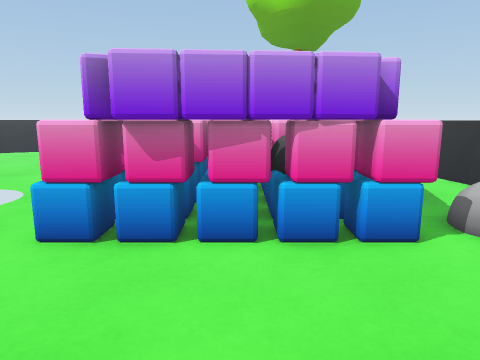
View 1 (above)

17 first-person views from a walk through a Unity game level. The camera is 1.2 m above the floor, tilts 10° down and sees 70° across. The floor is counted in squares, 0.5 m on a side. Each view is taken from the middle of a square. On the plan, view 1 faces up. The plan holds only what a view shows up to about 20 squares ahead; the rest is blank. The place goes on beyond the plan.

View 2
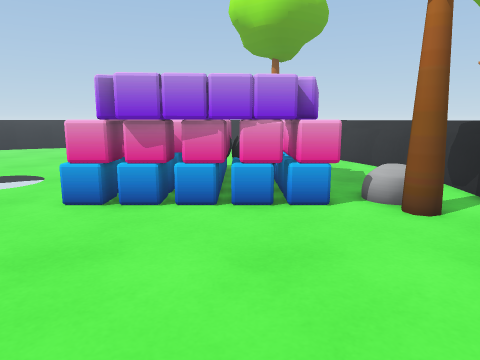

View 3
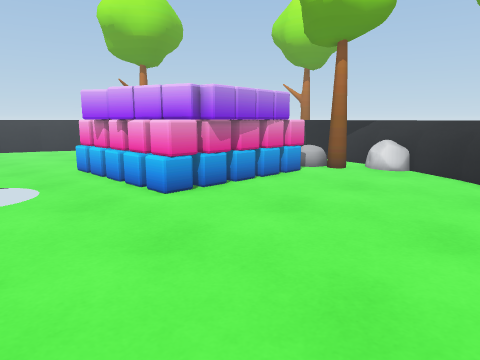

View 4
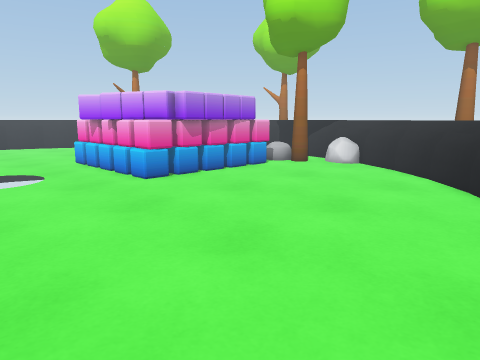

View 5
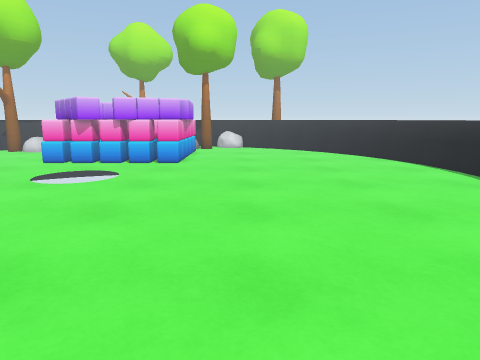

View 6
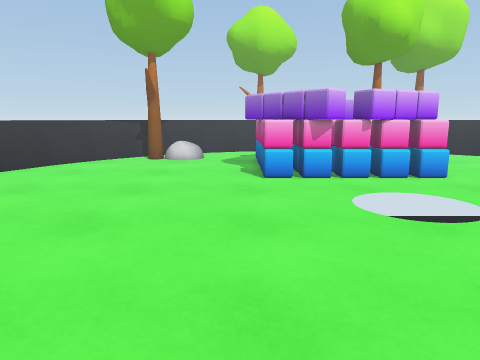

View 7
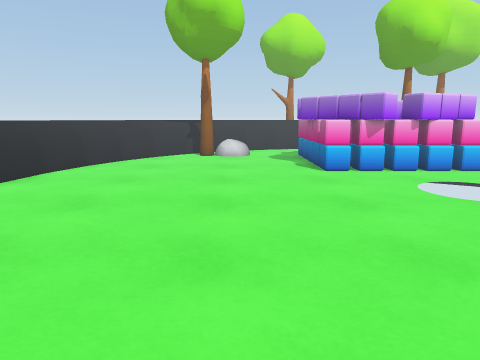

View 8
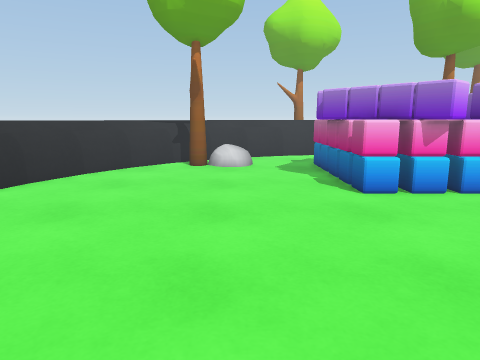

View 9
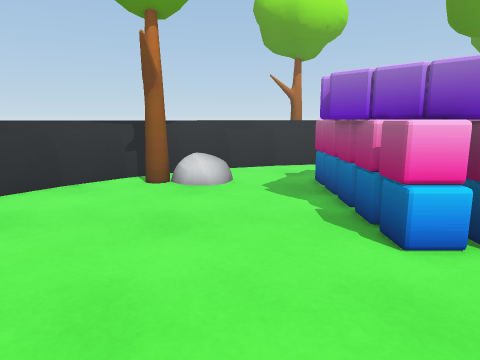

View 10
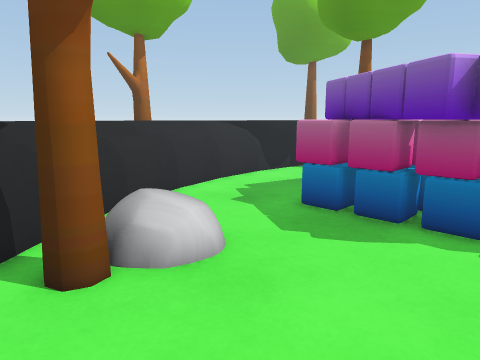

View 11
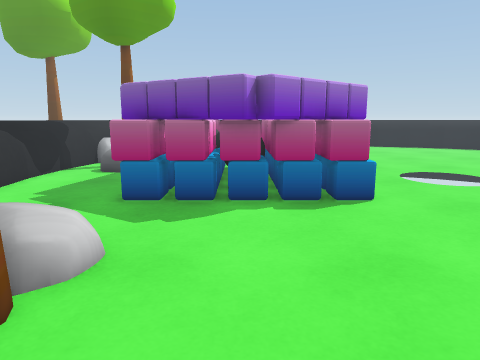

View 12
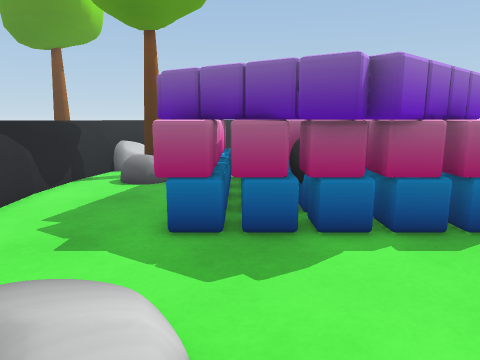

View 13
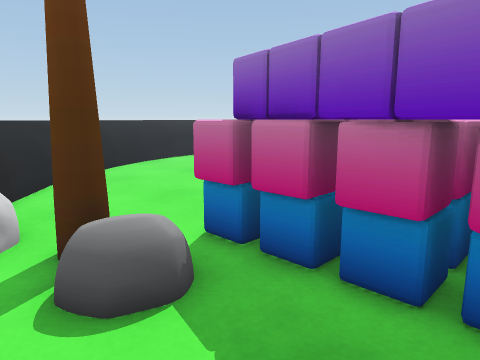

View 14
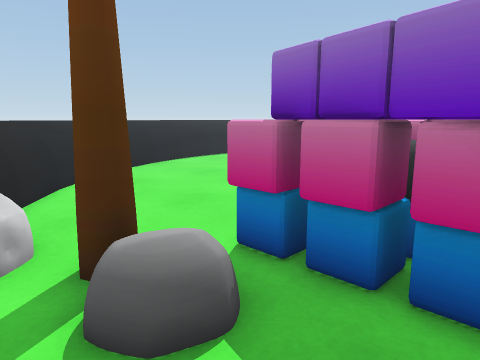

View 15
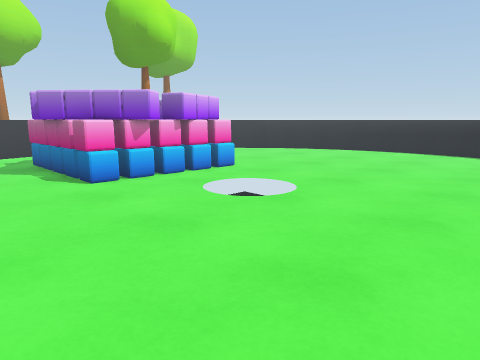

View 16
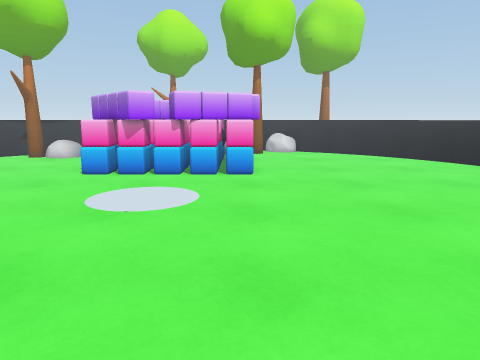

View 17
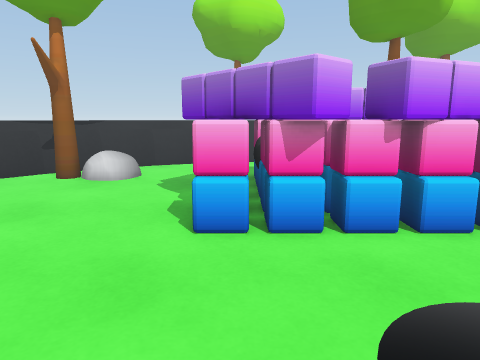

### Floor plan
Key: @ floor where view 1 was taken; # wall or solid block; . main floor; : floor 0.25 m higher than the main floor; + floor 0.5 m higher than the main floor; = window, fence, low wall or low ledge; ^ raised ledge; v drop or lower ground; T tree; B ball; R rock; O other object.
Columns run from 23 left of view 1 to 10 right of it. Each row starts with its distance up from view 1.
 28                  ^^^^^^
 27                 ====^^^^^
 26               ......===^^^
 25             ..........==^^^
 24            .............==^^
 23          .................=^^
 22         ...................=^^
 21       ....................T#=^^
 20       ....................TT==^^
 19       ....................O #=^^
 18    .  ....................O  .=^^
 17       ........................=^^
 16       .........................=^^
 15      .................OO.......=^^
 14        ............OOOOOOOOO...=^^
 13        ............OOOOBOOOO...==^
 12        .......==...OOOBBBOOO....=^
 11        ......v vv..OOO  OOOO....=^
 10        ......v  v..OOOOOOOOO....=^
  9        ......v  v..OOOOOBBOO....=^
  8       ........==...OOOOOBBOO.+..=^
  7     ...............OOOOOOOOO:+.==^
  6    ................OOOOOOOO.TT.=^^
  5    ..........................T.#^^
  4    ...........................R#^^
  3 .  ...........................#^^
  2    ...........................=^^
  1    ..........................=^^
  0    ....................@....==^
 -1      .......................=^^
 -2       .....................=^^
 -3         ..................=^^
 -4          ...............==^^
 -5            ...........==^ ^
 -6             ........===^^
 -7                =====^^^^
 -8                ^^^^^^
 -9                   ^^

Positions as (right, up) in squares from view 1, and headings:
1: (0, 0), facing up
2: (1, -3), facing up
3: (-10, -3), facing up-right
4: (-11, -6), facing up-right
5: (-23, 3), facing right
6: (-18, 15), facing right
7: (-20, 18), facing right
8: (-15, 18), facing right
9: (-10, 17), facing right
10: (-2, 22), facing down-right
11: (0, 24), facing down
12: (2, 21), facing down
13: (8, 12), facing down-left
14: (8, 11), facing down-left
15: (-17, 19), facing down-right
16: (-19, 7), facing right
17: (-11, 13), facing right
